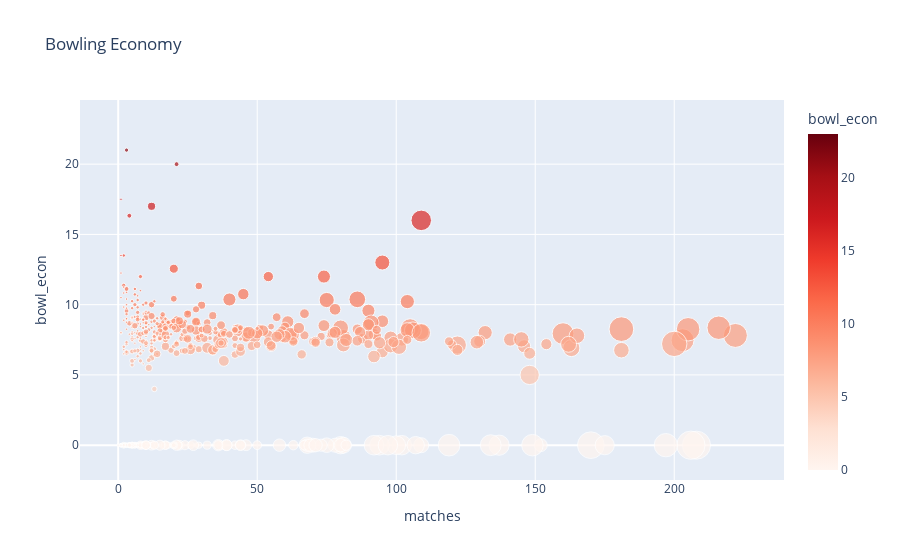

Write notebook code for a chart like this one.
### Code cell
# Create the scatter plot to see the Bowling Economy by players
fig = px.scatter(final_df, x='matches', y='bowl_econ',color='bowl_econ',
                 size='catches', hover_name=final_df.index, title='Bowling Economy')
fig.update_layout(coloraxis=dict(colorscale='reds'))
# Show the plot
fig.show()

### Figure 1 — Plotly figure (JSON) as saved in the notebook; plotly's stock layout.template omitted (floating-point values rounded to 4 significant figures; data arrays with more than 128 entries replaced by an {"elided": "..."} marker saying what was removed)
{"data": [{"hovertemplate": "<b>%{hovertext}</b><br><br>matches=%{x}<br>bowl_econ=%{marker.color}<br>catches=%{marker.size}<extra></extra>", "hovertext": {"elided": "656 str values"}, "legendgroup": "", "marker": {"color": {"elided": "656 float values"}, "coloraxis": "coloraxis", "size": {"elided": "656 int values"}, "sizemode": "area", "sizeref": 0.3375, "symbol": "circle"}, "mode": "markers", "name": "", "orientation": "v", "showlegend": false, "type": "scatter", "x": {"elided": "656 int values"}, "xaxis": "x", "y": {"elided": "656 float values"}, "yaxis": "y"}], "layout": {"coloraxis": {"colorbar": {"title": {"text": "bowl_econ"}}, "colorscale": [[0, "rgb(255,245,240)"], [0.125, "rgb(254,224,210)"], [0.25, "rgb(252,187,161)"], [0.375, "rgb(252,146,114)"], [0.5, "rgb(251,106,74)"], [0.625, "rgb(239,59,44)"], [0.75, "rgb(203,24,29)"], [0.875, "rgb(165,15,21)"], [1, "rgb(103,0,13)"]]}, "legend": {"itemsizing": "constant", "tracegroupgap": 0}, "title": {"text": "Bowling Economy"}, "xaxis": {"anchor": "y", "domain": [0, 1], "title": {"text": "matches"}}, "yaxis": {"anchor": "x", "domain": [0, 1], "title": {"text": "bowl_econ"}}}}
